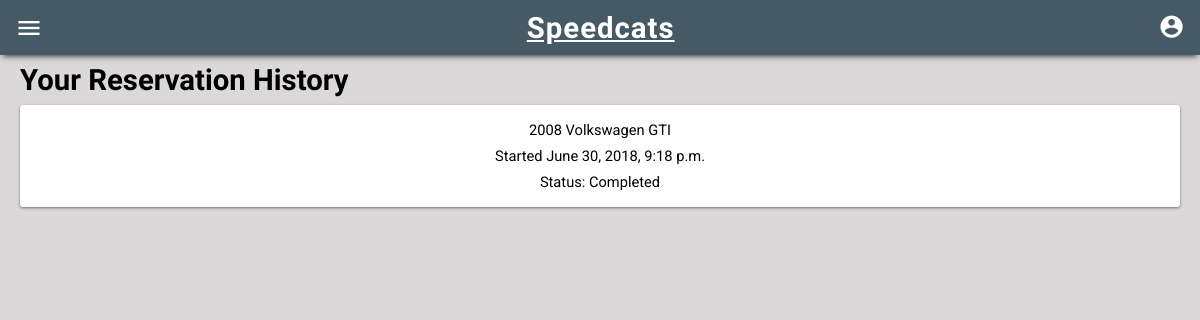
Before: /inventory/history/ (signed in) with the older database file.
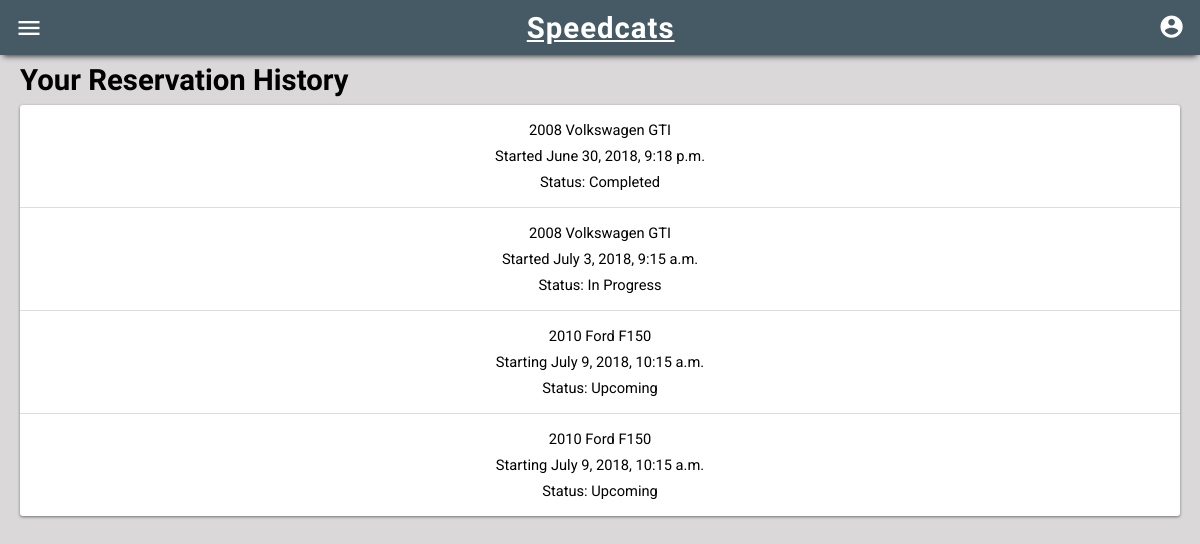
After: the same page with the newer database file.
### inventory/models.py (models this page shows, shortened)
class Reservation(models.Model):
	user = models.ForeignKey(settings.AUTH_USER_MODEL, on_delete=models.CASCADE, related_name="reservations")
	vehicle = models.ForeignKey(Vehicle, on_delete=models.CASCADE)
	pick_up_time = models.DateTimeField(blank=False, null=False)
	pick_up_location = models.ForeignKey(Store, on_delete=models.CASCADE, related_name='pick_up_store')
	drop_off_time = models.DateTimeField(blank=False, null=False)
	drop_off_location = models.ForeignKey(Store, on_delete=models.CASCADE, related_name='drop_off_store')
	miles_driven = models.IntegerField(null=True, blank=True)
	@property
	def status(self):
		pick_up_time = self.format_pick_up_time()
		drop_off_time = self.format_drop_off_time()
		now = datetime.datetime.now()
		if pick_up_time > now:
			return 'Upcoming'
		elif drop_off_time > now:
			return 'In Progress'
		elif now > drop_off_time:
			return 'Completed'
	def format_pick_up_time(self):
		year = int(str(self.pick_up_time)[:4])
		month = int(str(self.pick_up_time)[5:7])
		day = int(str(self.pick_up_time)[8:10])
		hour = int(str(self.pick_up_time)[11:13])
		minute = int(str(self.pick_up_time)[14:16])
		time = datetime.datetime(year, month, day, hour, minute)
		return time
	def format_drop_off_time(self):
		year = int(str(self.drop_off_time)[:4])
		month = int(str(self.drop_off_time)[5:7])
		day = int(str(self.drop_off_time)[8:10])
		hour = int(str(self.drop_off_time)[11:13])
		minute = int(str(self.drop_off_time)[14:16])
		time = datetime.datetime(year, month, day, hour, minute)
		return time

class Vehicle(models.Model):
	status_choices = (
		('m', 'Maintenance'),
		('l', 'Loaned'),
		('a', 'Available'),
		('r', 'Reserved'),
	)
	vehicle_type_choices = (
		('c', 'Car'),
		('s', 'SUV'),
		('t', 'Truck'),
	)
	VIN = models.CharField(max_length=17)
	store = models.ForeignKey(Store, on_delete=models.CASCADE)
	year = models.IntegerField()
	make = models.CharField(max_length=30)
	model = models.CharField(max_length=30)
	color = models.CharField(max_length=10)
	mileage = models.IntegerField()
	image = models.ImageField(upload_to="vehicle_photos", blank=True)
	description = models.CharField(max_length=800, default="")
	price = models.DecimalField(max_digits=8, decimal_places=2, default=85.99)
	status = models.CharField(
		max_length=1,
		choices=status_choices,
		default='a',
	)
	vehicle_type = models.CharField(
		max_length=1,
		choices=vehicle_type_choices,
		default='c',
	)
	def __str__(self):
		return str(self.year) + ' ' + self.make + ' ' + self.model

### inventory/views.py (the view)
# urls.py: path('history/', views.history, name="history"),
@login_required
def history(request):
	user = request.user
	reservations = Reservation.objects.filter(user=user)
	context = {
		"reservations":reservations
	}
	return render(request, 'inventory/history.html', context)

### inventory/templates/inventory/history.html
{% extends "base_generic.html" %}
{% block content %}
    <h2 class="header">Your Reservation History</h2>
    <ul id="reservationlist">
        {% for reservation in reservations %}
        <div>
            <a href="{% url 'inventory:reservation' reservation.id %}">
            <p class="reservationtime">{{ reservation.vehicle }}</p>
            {% if reservation.status == "Upcoming" %}
                <p class="reservationtime">Starting {{ reservation.pick_up_time }}</p>
            {% endif %}
            {% if reservation.status != "Upcoming" %}
                <p class="reservationtime">Started {{ reservation.pick_up_time }}</p>
            {% endif %}
            <p class="reservationtime">Status: {{ reservation.status }}</p>
            </a>
        </div>
        {% empty %}
        <div>
            <p>You haven't made a reservation yet.</p>
        </div>
        {% endfor %}
    </ul>
{% endblock %}

### inventory/templates/base_generic.html (shortened to what this page needs)
<!DOCTYPE html>
<html lang="en">
<head>
	{% load static %}
	<link rel="stylesheet" href="{% static 'css/styles.css' %}">
	<link rel="stylesheet" href="{% static 'css/animations.css' %}">
</head>
<body>
	<header>
		<div id="headermenu">
			<i class="button material-icons" id="menubutton">menu</i>
			<a href="{% url 'inventory:home' %}"><h1 id="logo">Speedcats</h1></a>
			<a href="{% url 'login' %}"><i class="button material-icons" id="accountbutton">account_circle</i></a>
		</div>
	</header>
	<div id="content">
		{% block content %}{% endblock %}
	</div>
</body>
</html>

### inventory/static/css/styles.css (style rules this page uses)
html, body { padding: 0px; margin: 0px; }
body { background-color: rgb(218, 216, 216); }
a:link { color: white; }
h1 { font-size: 22pt; font-family: 'Fjalla One', sans-serif; letter-spacing: 1px; margin: 0; }
h2 { font-size: 18pt; font-family: 'Fjalla One', sans-serif; margin: 0; }
p { font-size: 13pt; font-family: 'Roboto', sans-serif; padding: 0 15px; text-align: center; }
header { display: flex; flex-direction: column; align-items: center; justify-content: center; width: calc(100% - 14px); height: 55px; background-color: #455A64; box-shadow: 0 4px 6px -3px #2c2c2c; padding: 0 7px; position: fixed; top: 0; z-index: 52; }
a:-webkit-any-link { text-decoration: none; }
.button { padding: 8px; }
.header { padding: 8px 0 8px 0; margin: 0 20px; font-size: 22pt; }
.reservationtime { padding: 4px 0; margin: 0; font-size: 11pt; color: black; }
#logo { text-decoration: underline; }
#headermenu { width: 100%; display: flex; align-items: center; justify-content: space-between; }
#menubutton { font-size: 21pt; color: white; }
#accountbutton { font-size: 20pt; color: white; }
#content { width: 100%; margin-top: 55px; }
#reservationlist { padding: 0; background-color: white; margin: 0 20px 20px; border-radius: 3px; box-shadow: 0 1px 3px #707070; }
#reservationlist > div { padding: 12px 0; }
#reservationlist > div:not(:last-child) { border-bottom: 1px solid #dddddd; }

Changed rows visible on the page:
added Reservation: vehicle "2008 Volkswagen GTI", pick_up_time "July 3, 2018, 9:15 a.m.", status "In Progress"
added Reservation: vehicle "2010 Ford F150", pick_up_time "July 9, 2018, 10:15 a.m.", status "Upcoming"
added Reservation: vehicle "2010 Ford F150", pick_up_time "July 9, 2018, 10:15 a.m.", status "Upcoming"
